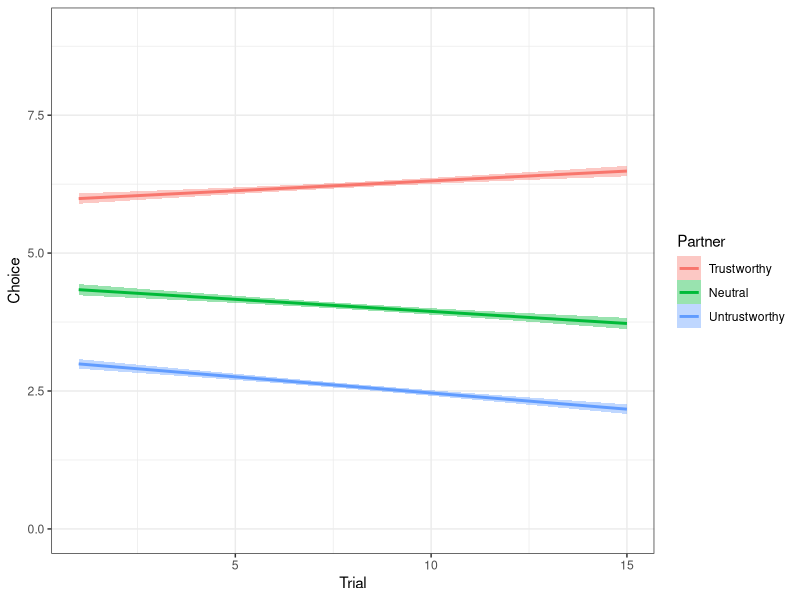
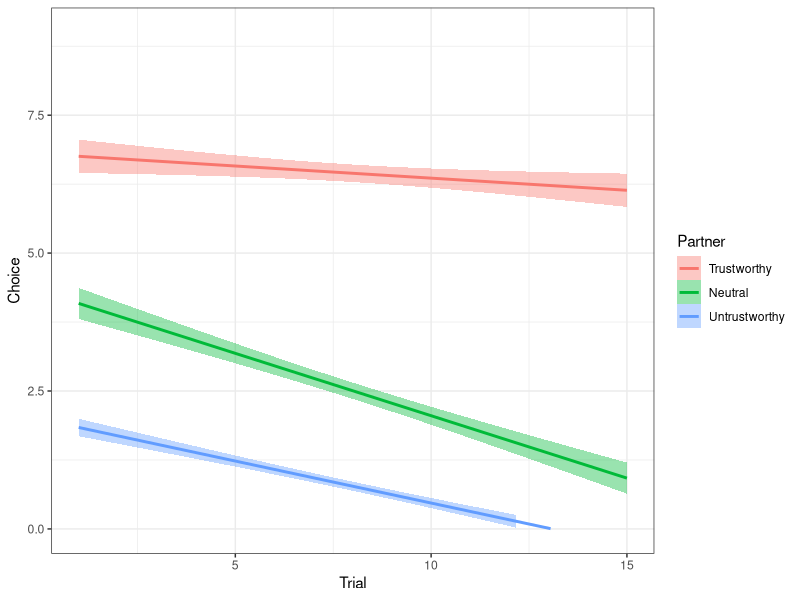
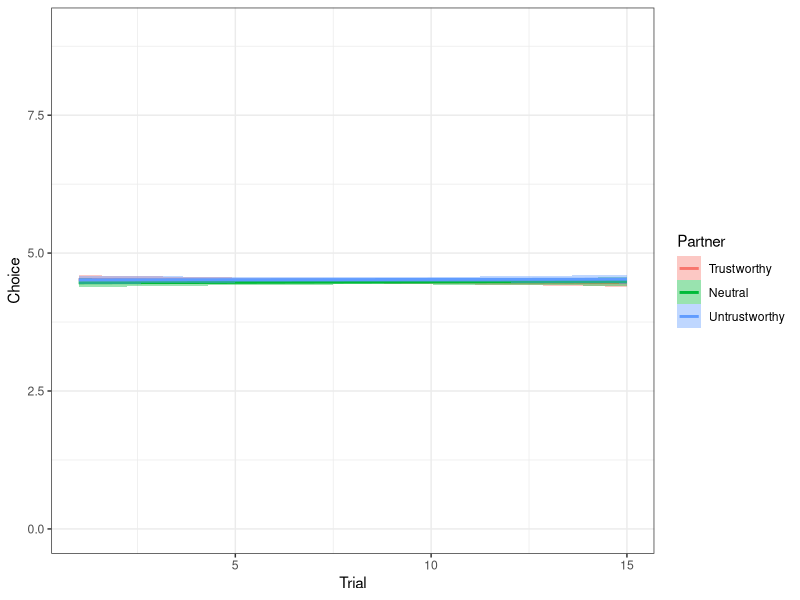
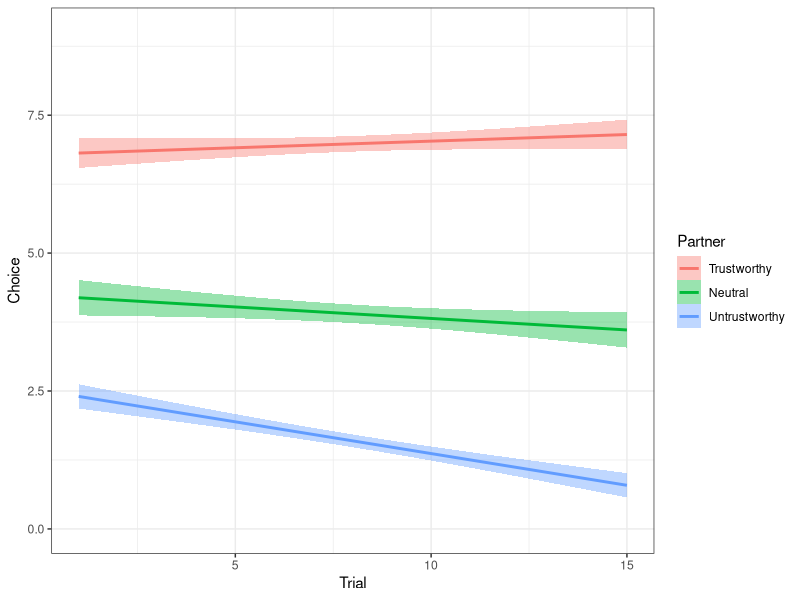
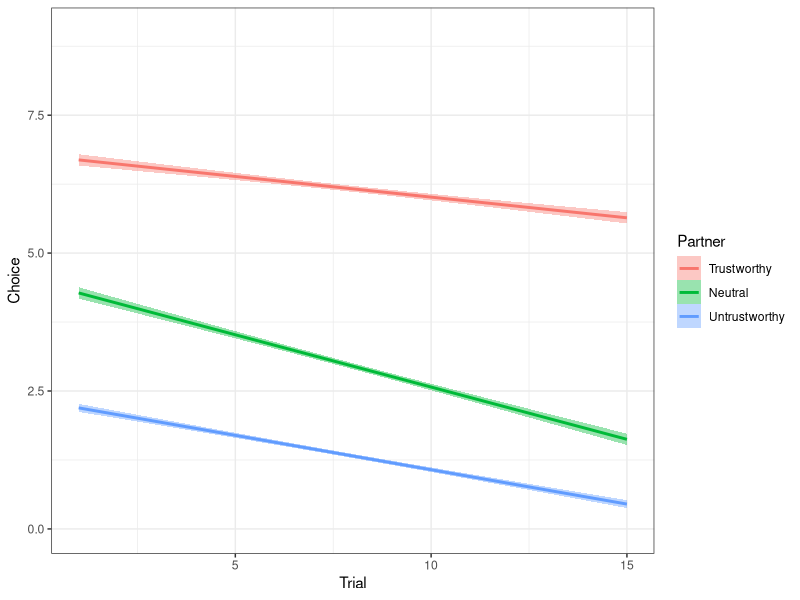

These charts were generated, in order, by the following R code: (Note: this script raises an error after producing the figures.)
# visualize simulated data
# 3.15.22 KLS

# init ####
# load required packages
library(here)
library(tidyverse)
library(ggpubr)

# load source functions
add_tt_number <- function(data) {
  # creates a new column for sequence of trials within a condition
  subs <- unique(data$Subject)
  d1 <- data.frame()
  for (s in subs) {
    d2 <- data[which(data$Subject == s),]
    d2 <- d2[order(d2$Trial),]
    d2$tt_number <- NA
    d2[which(d2$Partner == 0),]$tt_number <- seq(1,15)
    d2[which(d2$Partner == 1),]$tt_number <- seq(1,15)
    d2[which(d2$Partner == 2),]$tt_number <- seq(1,15)
    d1 <- rbind(d1,d2)
  }
  return(d1)
}
# set hard-coded variables
#read in data ####

# plot baseline model sim ####
bld <- read.csv(here::here('output', 'simulation', 'sim_baseline_model_data.csv'))
bld$Partner <- factor(bld$Stim_Sequence)
bld <- add_tt_number(bld)
levels(bld$Partner) <- c('Trustworthy', 'Neutral', 'Untrustworthy')
bld$Choice <- (bld$Choice - 1) * 3

#graph
bldplot <- ggplot(bld, aes(tt_number, Choice, colour = Partner, fill = Partner)) + theme_bw() +  xlab('Trial') + 
  geom_smooth(method = lm) + scale_x_continuous(breaks = c(5,10,15)) + ylim(0,9) #+ scale_y_continuous(breaks = seq(0,9,3))

# plot 1 alpha model sim ####
ad <- read.csv(here::here('output', 'simulation', 'sim_1alpha_model_data.csv'))
ad$Partner <- factor(ad$Stim_Sequence)
ad <- add_tt_number(ad)
levels(ad$Partner) <- c('Trustworthy', 'Neutral', 'Untrustworthy')
ad$Choice <- (ad$Choice - 1) * 3

adplot <- ggplot(ad, aes(tt_number, Choice, colour = Partner, fill = Partner)) + theme_bw() + xlab('Trial') + 
  geom_smooth(method = lm) + scale_x_continuous(breaks = c(5,10,15)) + scale_y_continuous(breaks = seq(0,9,3)) + ylim(0,9) #

# plot 1 alpha with decay model sim ####
add <- read.csv(here::here('output', 'simulation', 'sim_1alpha_decay_model_data.csv'))
add$Partner <- factor(add$Stim_Sequence)
add <- add_tt_number(add)
levels(add$Partner) <- c('Trustworthy', 'Neutral', 'Untrustworthy')
add$Choice <- (add$Choice - 1) * 3

addplot <- ggplot(add, aes(tt_number, Choice, colour = Partner, fill = Partner)) + theme_bw() +  xlab('Trial') + 
  geom_smooth(method = lm) + scale_x_continuous(breaks = c(5,10,15)) + scale_y_continuous(breaks = seq(0,9,3)) + ylim(0,9) #

# plot 2 alpha model sim ###
gld <- read.csv(here::here('output', 'simulation', 'sim_2alpha_model_data.csv'))
gld$Partner <- factor(gld$Stim_Sequence)
gld <- add_tt_number(gld)
levels(gld$Partner) <- c('Trustworthy', 'Neutral', 'Untrustworthy')
gld$Choice <- (gld$Choice - 1) * 3

gldplot <- ggplot(gld, aes(tt_number, Choice, colour = Partner, fill = Partner)) + theme_bw() +  xlab('Trial') + 
  geom_smooth(method = lm) + scale_x_continuous(breaks = c(5,10,15)) + scale_y_continuous(breaks = seq(0,9,3)) + ylim(0,9) #

# plot 2 alpha with decay model sim ###
gldd <- read.csv(here::here('output', 'simulation', 'sim_2alpha_decay_model_data.csv'))
gldd$Partner <- factor(gldd$Stim_Sequence)
gldd <- add_tt_number(gldd)
levels(gldd$Partner) <- c('Trustworthy', 'Neutral', 'Untrustworthy')
gldd$Choice <- (gldd$Choice - 1) * 3

glddplot <- ggplot(gldd, aes(tt_number, Choice, colour = Partner, fill = Partner)) + theme_bw() +  xlab('Trial') + 
  geom_smooth(method = lm) + scale_x_continuous(breaks = c(5,10,15)) + scale_y_continuous(breaks = seq(0,9,3)) + ylim(0,9) #

# plot 2 alpha with prior model sim ###
glpd <- read.csv(here::here('output', 'simulation', 'sim_2alpha_with_priors_model_data.csv'))
glpd$Partner <- factor(glpd$Stim_Sequence)
glpd <- add_tt_number(glpd)
levels(glpd$Partner) <- c('Trustworthy', 'Neutral', 'Untrustworthy')
glpd$Choice <- (glpd$Choice - 1) * 3

glpdplot <- ggplot(glpd, aes(tt_number, Choice, colour = Partner, fill = Partner)) + theme_bw() +  xlab('Trial') + 
  geom_smooth(method = lm) + scale_x_continuous(breaks = c(5,10,15)) + scale_y_continuous(breaks = seq(0,9,3)) + ylim(0,9) #